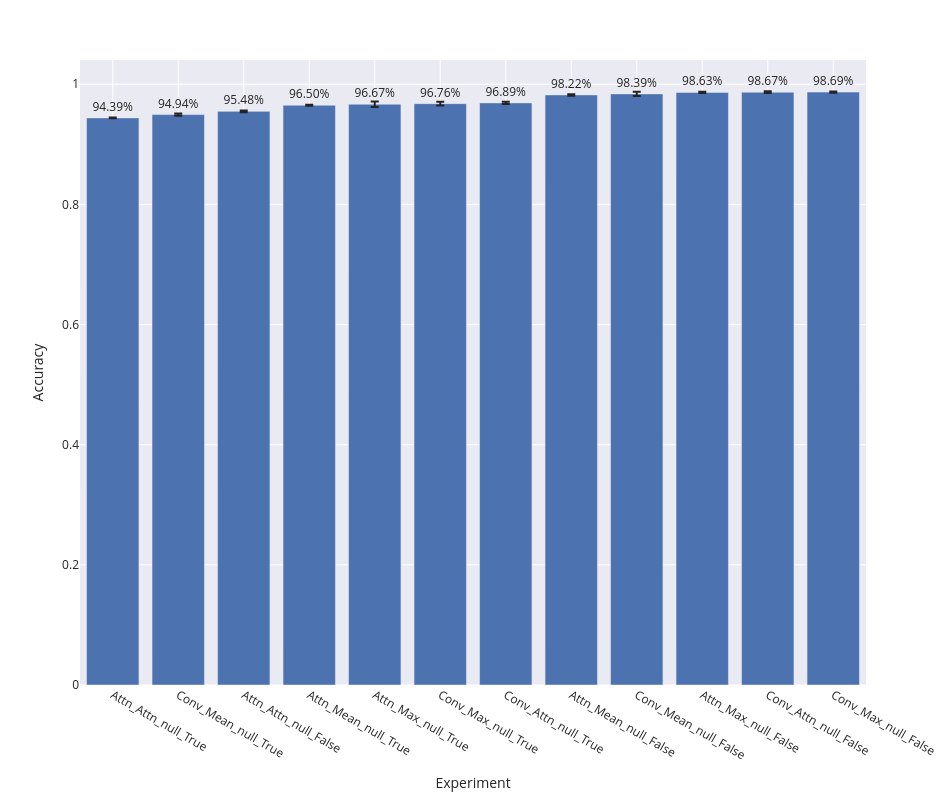

The code cell stored with this chart in its notebook:
### Code cell
bar_plot(label_wise_metrics_agg, 'accuracy')

### Figure 1 — Plotly figure (JSON) as saved in the notebook; plotly's stock layout.template omitted (floating-point values rounded to 4 significant figures)
{"data": [{"alignmentgroup": "True", "error_y": {"array": [0.0006679, 0.001894, 0.001646, 0.0007742, 0.004432, 0.003079, 0.002055, 0.00126, 0.003459, 0.000988, 0.001559, 0.001098]}, "hovertemplate": "expr=%{x}<br>accuracy_mean=%{text}<extra></extra>", "legendgroup": "", "marker": {"color": "rgb(76,114,176)", "pattern": {"shape": ""}}, "name": "", "offsetgroup": "", "orientation": "v", "showlegend": false, "text": [0.9439, 0.9494, 0.9548, 0.965, 0.9667, 0.9676, 0.9689, 0.9822, 0.9839, 0.9863, 0.9867, 0.9869], "textposition": "outside", "texttemplate": "%{text:.2%}", "type": "bar", "x": ["Attn_Attn_null_True", "Conv_Mean_null_True", "Attn_Attn_null_False", "Attn_Mean_null_True", "Attn_Max_null_True", "Conv_Max_null_True", "Conv_Attn_null_True", "Attn_Mean_null_False", "Conv_Mean_null_False", "Attn_Max_null_False", "Conv_Attn_null_False", "Conv_Max_null_False"], "xaxis": "x", "y": [0.9439, 0.9494, 0.9548, 0.965, 0.9667, 0.9676, 0.9689, 0.9822, 0.9839, 0.9863, 0.9867, 0.9869], "yaxis": "y"}], "layout": {"barmode": "group", "height": 800, "legend": {"tracegroupgap": 0}, "margin": {"t": 60}, "width": 950, "xaxis": {"anchor": "y", "domain": [0, 1], "title": {"text": "Experiment"}}, "yaxis": {"anchor": "x", "domain": [0, 1], "title": {"text": "Accuracy"}}}}
